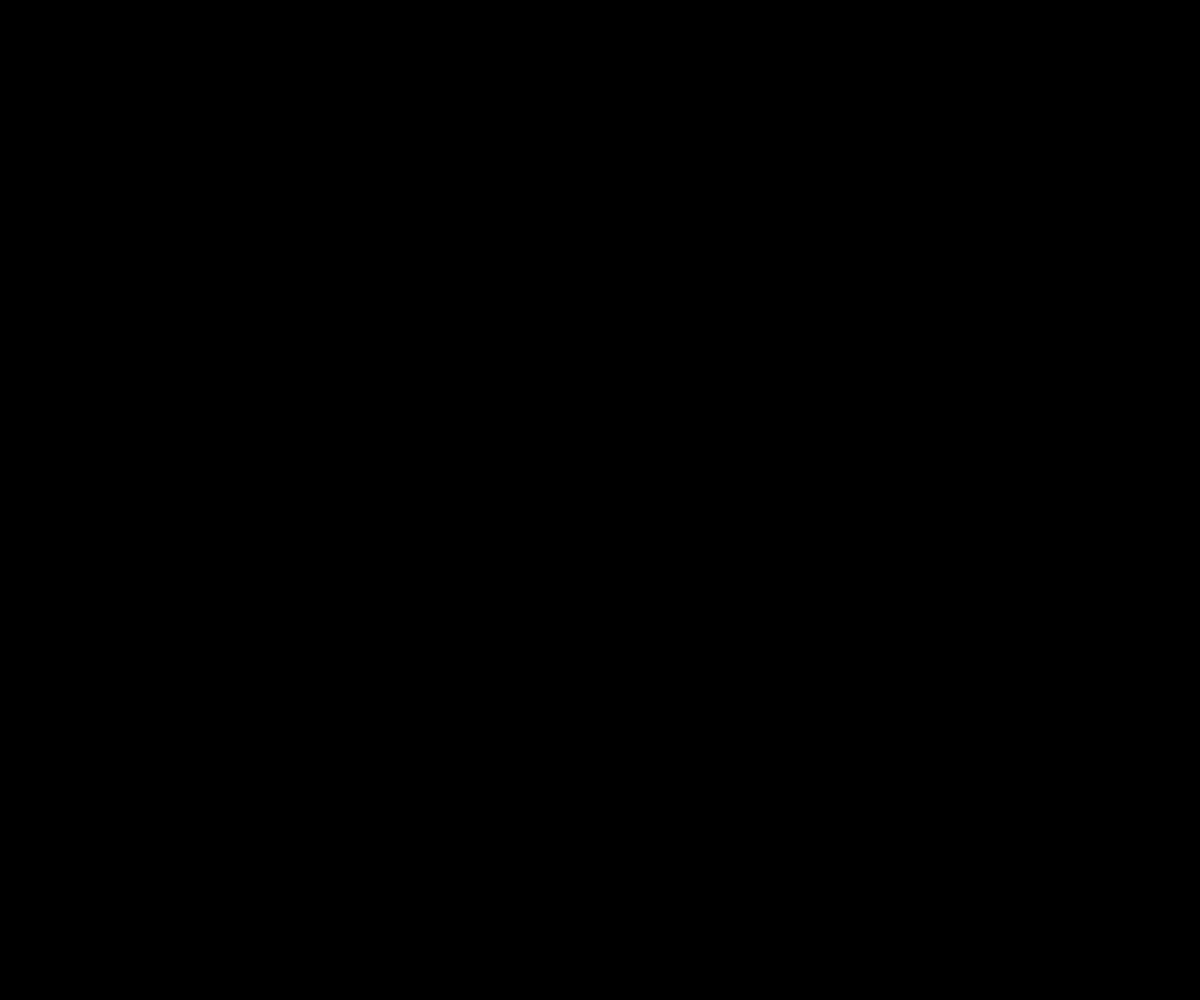
Frame 1 (no input)
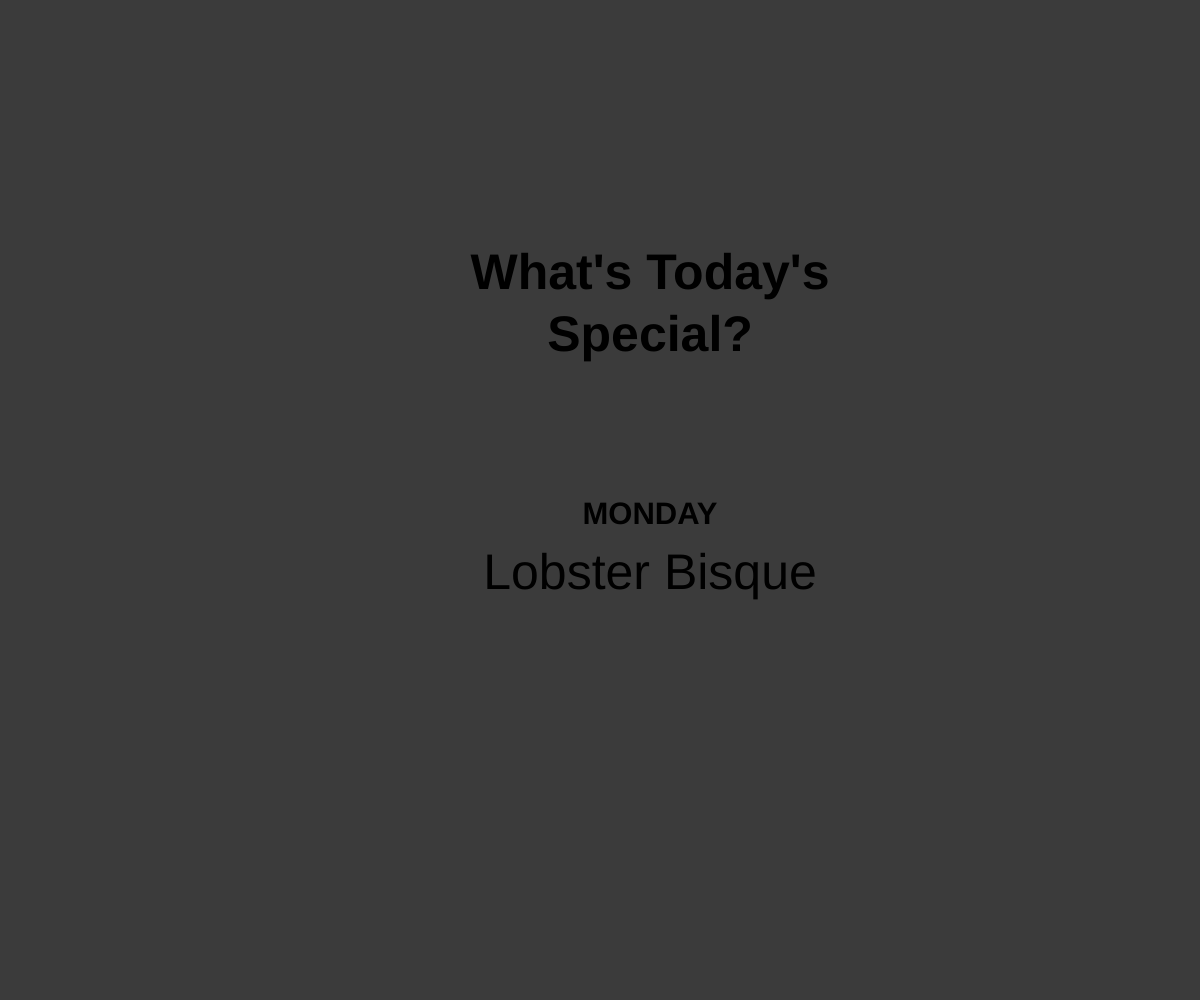
Frame 60 (no input)
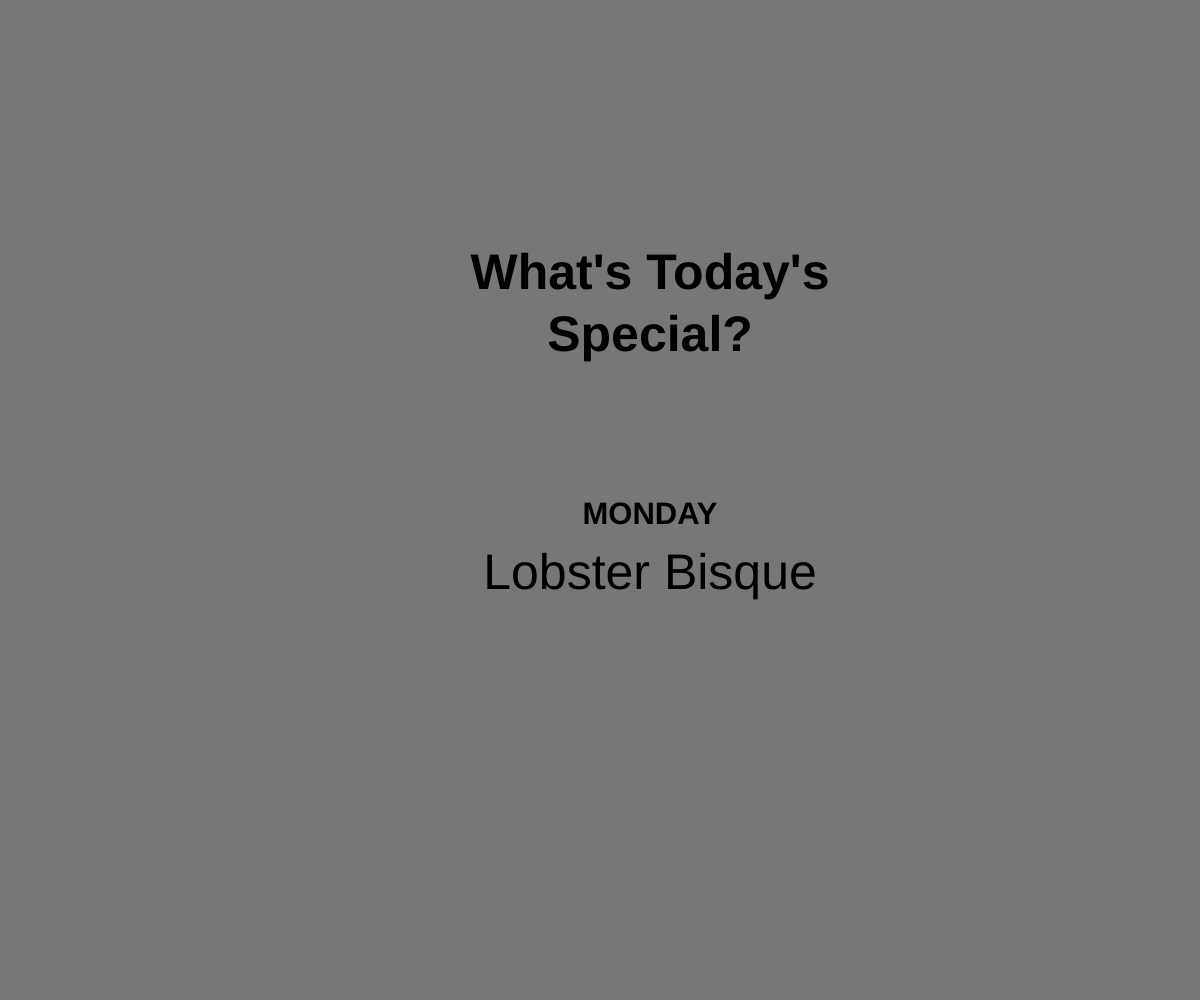
Frame 120 (the mouse pressed at the canvas centre since frame 60)

The p5.js sketch that drew these frames (run headless with seeded random() and noise() and a simulated clock; from frame 60 on, the mouse is pressed at the canvas centre):

// p5.js sketch
// ── sketch.js
//var num = 23;
var nums = ["Lobster Bisque","Chicken Fajitas","Creamy Lemon Parmesan Shrimp","Cuban Chicken","Slow Cooked Beef","Honey Garlic Salmon","Beef Tenderloin"];
var days = ["MONDAY","TUESDAY","WEDNESDAY","THURSDAY","FRIDAY","SATURDAY","SUNDAY"];

var bkg = 0;
var weekday = 0;
var daytime = 1;
var counter = 0;

function setup(){
    createCanvas(windowWidth, windowHeight);
    
}

function draw(){

    background(bkg);

    
    if(bkg > 256 || bkg < 0 ){
        daytime = daytime *-1;
    }
    bkg = bkg + daytime;
    
    
    fill(0);
    textAlign(CENTER);
        textStyle(NORMAL);
        textSize(50);
    text(nums[counter], width/3, height/2 + 50, 500, 200);   
        textSize(31);
        textStyle(BOLD);
    text(days[counter], width/3, height/2, 500, 200);
        textSize(50);
        textStyle(BOLD);
    text("What's Today's Special?", width/3, height/4, 500, 200); 



    setInterval(menuitems(), 1000);

}

function menuitems(){
    if(bkg == -1){
        counter = counter +1;
    }
    if (counter > 6) {
    counter = 0;
    }
}




//    for(var i = 0; i < nums.length; i++){
//    fill(nums[i]);
//    rect(i*100+100, height/2, 100, 100);        
//    }
    


//    for(var i = 0; i < nums.length; i++){
//    fill(nums[i]);
//    rect(i*100+100, height/2, 100, 100);        
//    }
//    

//bkg = bkg + 1;
//if (bkg > 256 || bkg < 0) {
//    bkg = *-1;
//}

//function mousePressed(){
//    background(256);
//    setTimeout(nextDay, 3000);
//}
//
//
//function nextDay(){
//    background(100);
//}
//

//x = x + 3;
//if (x > 256) {
//    x = 0;
//}
